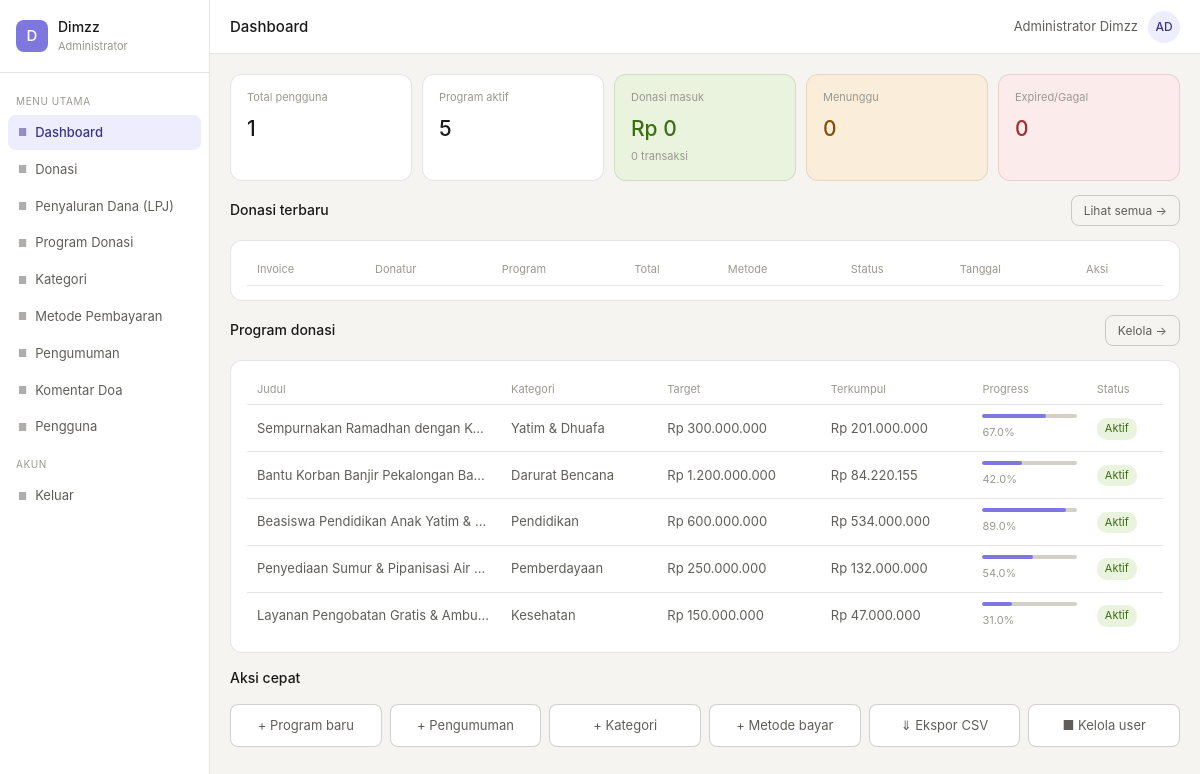
/admin.php (signed in), run on the app's committed database.
### tables this page shows
CREATE TABLE IF NOT EXISTS `users` (
  `id` INT AUTO_INCREMENT PRIMARY KEY,
  `full_name` VARCHAR(150) NOT NULL,
  `email` VARCHAR(150) NOT NULL UNIQUE,
  `phone` VARCHAR(30) NOT NULL UNIQUE,
  `password` VARCHAR(255) NOT NULL,
  `role` ENUM('admin', 'user') DEFAULT 'user',
  `created_at` TIMESTAMP DEFAULT CURRENT_TIMESTAMP
);

CREATE TABLE IF NOT EXISTS `program_donasi` (
  `id` INT AUTO_INCREMENT PRIMARY KEY,
  `kategori_id` INT DEFAULT NULL,
  `judul_program` VARCHAR(255) NOT NULL,
  `judul_banner` VARCHAR(150) DEFAULT NULL,
  `deskripsi_singkat` TEXT DEFAULT NULL,
  `deskripsi` LONGTEXT DEFAULT NULL,
  `gambar_banner` VARCHAR(255) DEFAULT NULL,
  `gambar_thumbnail` VARCHAR(255) DEFAULT NULL,
  `target_donasi` DECIMAL(15,2) DEFAULT 0.00,
  `donasi_terkumpul` DECIMAL(15,2) DEFAULT 0.00,
  `jumlah_donatur` INT DEFAULT 0,
  `sisa_hari` INT DEFAULT 30,
  `progress_percent` INT DEFAULT 0,
  `is_featured` TINYINT(1) DEFAULT 0,
  `urutan` INT DEFAULT 0,
  `status` ENUM('aktif', 'selesai', 'draft') DEFAULT 'aktif',
  `created_at` TIMESTAMP DEFAULT CURRENT_TIMESTAMP,
  FOREIGN KEY (`kategori_id`) REFERENCES `kategori_donasi`(`id`) ON DELETE SET NULL
);

CREATE TABLE IF NOT EXISTS `kategori_donasi` (
  `id` INT AUTO_INCREMENT PRIMARY KEY,
  `nama_kategori` VARCHAR(100) NOT NULL,
  `slug` VARCHAR(100) NOT NULL UNIQUE,
  `icon_svg` TEXT DEFAULT NULL,
  `warna_badge` VARCHAR(30) DEFAULT '#20b2aa',
  `halaman_url` VARCHAR(150) DEFAULT NULL,
  `urutan` INT DEFAULT 0,
  `is_active` TINYINT(1) DEFAULT 1
);

### admin.php (the view, shortened to what this page needs)
<?php
include 'koneksi.php';
$stmt = mysqli_prepare($conn, "SELECT role, full_name FROM users WHERE id=? LIMIT 1");
mysqli_stmt_bind_param($stmt, "i", $_SESSION['user_id']);
mysqli_stmt_execute($stmt);
$me = mysqli_fetch_assoc(mysqli_stmt_get_result($stmt));
$page = $_GET['page'] ?? 'dashboard';
function rp($n)
{
    return 'Rp ' . number_format((float) $n, 0, ',', '.');
}
function qval($conn, $sql)
{
    return mysqli_fetch_row(mysqli_query($conn, $sql))[0] ?? 0;
}
function esc($s)
{
    return htmlspecialchars((string) $s, ENT_QUOTES);
}
function pill($label, $cls)
{
    return "<span class=\"pill pill-$cls\">$label</span>";
}
function statusProgram($s)
{
    return match ($s) {
        'aktif' => pill('Aktif', 'green'),
        'selesai' => pill('Selesai', 'gray'),
        'draft' => pill('Draft', 'amber'),
        default => pill(esc($s), 'gray'),
    };
}
mysqli_query($conn, "CREATE TABLE IF NOT EXISTS `penyaluran_dana` (
  `id` INT AUTO_INCREMENT PRIMARY KEY,
  `program_id` INT NOT NULL,
  `campaign_name` VARCHAR(255) NOT NULL,
  `nominal_disalurkan` DECIMAL(15,2) NOT NULL,
  `tanggal_penyaluran` DATE NOT NULL,
  `lokasi_penerima` VARCHAR(255) NOT NULL,
  `jumlah_penerima` VARCHAR(100) DEFAULT NULL,
  `deskripsi` TEXT NOT NULL,
  `foto_bukti` VARCHAR(255) DEFAULT 'bantuan.png',
  `created_at` TIMESTAMP DEFAULT CURRENT_TIMESTAMP
) ENGINE=InnoDB DEFAULT CHARSET=utf8mb4");
if ($page === 'dashboard') {
    $s_users = qval($conn, "SELECT COUNT(*) FROM users");
    $s_program = qval($conn, "SELECT COUNT(*) FROM program_donasi WHERE status='aktif'");
    $s_total = qval($conn, "SELECT COALESCE(SUM(total_amount),0) FROM donations WHERE payment_status='paid'");
    $s_pending = qval($conn, "SELECT COUNT(*) FROM donations WHERE payment_status='pending'");
    $s_expired = qval($conn, "SELECT COUNT(*) FROM donations WHERE payment_status IN('expired','failed')");
    $s_paid = qval($conn, "SELECT COUNT(*) FROM donations WHERE payment_status='paid'");
    $p_recent = mysqli_query(
        $conn,
        "SELECT p.id, p.judul_program, p.target_donasi, p.donasi_terkumpul,
                p.progress_percent, p.status, k.nama_kategori
         FROM program_donasi p
         LEFT JOIN kategori_donasi k ON k.id = p.kategori_id
         ORDER BY p.created_at DESC LIMIT 5"
    );
}
?>
<!DOCTYPE html>
<html lang="id">
<head>
</head>
<body>
    <div class="layout">
        <aside class="sidebar">
            <div class="sb-brand">
                <div class="sb-logo">D</div>
                <div>
                    <div class="sb-name">Dimzz</div>
                    <div class="sb-role">Administrator</div>
                </div>
            </div>
            <nav class="sb-nav">
                <span class="nav-label">Menu Utama</span>
                <?php
                $nav = [
                    'dashboard' => 'Dashboard',
                    'donasi' => 'Donasi',
                    'penyaluran' => 'Penyaluran Dana (LPJ)',
                    'program' => 'Program Donasi',
                    'kategori' => 'Kategori',
                    'payment' => 'Metode Pembayaran',
                    'pengumuman' => 'Pengumuman',
                    'doa' => 'Komentar Doa',
                    'users' => 'Pengguna',
                ];
                foreach ($nav as $key => $label):
                    $cls = $page === $key ? 'nav-item active' : 'nav-item';
                    ?>
                    <a href="?page=<?= $key ?>" class="<?= $cls ?>">
                        <span class="nav-dot">&#9632;</span> <?= $label ?>
                    </a>
                <?php endforeach; ?>
                <span class="nav-label">Akun</span>
                <a href="?logout=1" class="nav-item nav-out"><span class="nav-dot">&#9632;</span> Keluar</a>
            </nav>
        </aside>
        <div class="main">
            <header class="topbar">
                <h1 class="topbar-title"><?= match ($page) {
                    'dashboard' => 'Dashboard',
                    'donasi' => 'Manajemen Donasi',
                    'program' => 'Program Donasi',
                    'kategori' => 'Kategori Donasi',
                    'payment' => 'Metode Pembayaran',
                    'pengumuman' => 'Pengumuman',
                    'doa' => 'Komentar Doa',
                    'users' => 'Manajemen Pengguna',
                    default => 'Admin',
                } ?></h1>
                <div class="topbar-right">
                    <span class="topbar-admin"><?= esc($me['full_name']) ?></span>
                    <div class="avatar"><?= strtoupper(substr($me['full_name'], 0, 2)) ?></div>
                </div>
            </header>
            <div class="content">
                <?php
                if ($page === 'dashboard'): ?>
                    <div class="stats">
                        <div class="stat">
                            <div class="stat-label">Total pengguna</div>
                            <div class="stat-val"><?= number_format($s_users) ?></div>
                        </div>
                        <div class="stat">
                            <div class="stat-label">Program aktif</div>
                            <div class="stat-val"><?= number_format($s_program) ?></div>
                        </div>
                        <div class="stat stat-green">
                            <div class="stat-label">Donasi masuk</div>
                            <div class="stat-val"><?= rp($s_total) ?></div>
                            <div class="stat-sub"><?= number_format($s_paid) ?> transaksi</div>
                        </div>
                        <div class="stat stat-amber">
                            <div class="stat-label">Menunggu</div>
                            <div class="stat-val"><?= number_format($s_pending) ?></div>
                        </div>
                        <div class="stat stat-red">
                            <div class="stat-label">Expired/Gagal</div>
                            <div class="stat-val"><?= number_format($s_expired) ?></div>
                        </div>
                    </div>
                    <div class="section-hd">
                        <h2>Donasi terbaru</h2><a href="?page=donasi" class="btn-sm">Lihat semua →</a>
                    </div>
                    <div class="card">
                        <div class="table-wrap">
                            <table class="data-table">
                                <thead>
                                    <tr>
                                        <th>Invoice</th>
                                        <th>Donatur</th>
                                        <th>Program</th>
                                        <th>Total</th>
                                        <th>Metode</th>
                                        <th>Status</th>
                                        <th>Tanggal</th>
                                        <th>Aksi</th>
                                    </tr>
                                </thead>
                            </table>
                        </div>
                    </div>
                    <div class="section-hd">
                        <h2>Program donasi</h2><a href="?page=program" class="btn-sm">Kelola →</a>
                    </div>
                    <div class="card">
                        <div class="table-wrap">
                            <table class="data-table">
                                <thead>
                                    <tr>
                                        <th>Judul</th>
                                        <th>Kategori</th>
                                        <th>Target</th>
                                        <th>Terkumpul</th>
                                        <th>Progress</th>
                                        <th>Status</th>
                                    </tr>
                                </thead>
                                <tbody>
                                    <?php while ($p = mysqli_fetch_assoc($p_recent)):
                                        $pct = min(100, (float) ($p['progress_percent'] ?? 0)); ?>
                                        <tr>
                                            <td><?= esc(mb_strimwidth($p['judul_program'], 0, 35, '…')) ?></td>
                                            <td><?= esc($p['nama_kategori'] ?? '-') ?></td>
                                            <td style="white-space:nowrap"><?= rp($p['target_donasi']) ?></td>
                                            <td style="white-space:nowrap"><?= rp($p['donasi_terkumpul'] ?? 0) ?></td>
                                            <td>
                                                <div class="progress-bar">
                                                    <div class="progress-fill" style="width:<?= $pct ?>%"></div>
                                                </div>
                                                <span
                                                    style="font-size:11px;color:var(--txt3)"><?= number_format($pct, 1) ?>%</span>
                                            </td>
                                            <td><?= statusProgram($p['status']) ?></td>
                                        </tr>
                                    <?php endwhile; ?>
                                </tbody>
                            </table>
                        </div>
                    </div>
                    <div class="section-hd">
                        <h2>Aksi cepat</h2>
                    </div>
                    <div class="quick-grid">
                        <a href="?page=program&new=1" class="quick-btn">+ Program baru</a>
                        <a href="?page=pengumuman&new=1" class="quick-btn">+ Pengumuman</a>
                        <a href="?page=kategori&new=1" class="quick-btn">+ Kategori</a>
                        <a href="?page=payment&new=1" class="quick-btn">+ Metode bayar</a>
                        <a href="?page=donasi&export=csv" class="quick-btn">&#8659; Ekspor CSV</a>
                        <a href="?page=users" class="quick-btn">&#9632; Kelola user</a>
                    </div>
                <?php
                endif; ?>
            </div>
        </div>
    </div>
</body>
</html>

### data on the page
users: full_name "Administrator Dimzz", full_name "AD"
program_donasi: judul_program "Sempurnakan Ramadhan dengan K…", kategori.nama_kategori "Yatim & Dhuafa", target_donasi "Rp 300.000.000", donasi_terkumpul "Rp 201.000.000", progress_percent "67.0"
program_donasi: judul_program "Bantu Korban Banjir Pekalongan Ban…", kategori.nama_kategori "Darurat Bencana", target_donasi "Rp 1.200.000.000", donasi_terkumpul "Rp 84.220.155", progress_percent "42.0"
program_donasi: judul_program "Beasiswa Pendidikan Anak Yatim &…", kategori.nama_kategori "Pendidikan", target_donasi "Rp 600.000.000", donasi_terkumpul "Rp 534.000.000", progress_percent "89.0"
program_donasi: judul_program "Penyediaan Sumur & Pipanisasi Air …", kategori.nama_kategori "Pemberdayaan", target_donasi "Rp 250.000.000", donasi_terkumpul "Rp 132.000.000", progress_percent "54.0"
program_donasi: judul_program "Layanan Pengobatan Gratis & Ambu…", kategori.nama_kategori "Kesehatan", target_donasi "Rp 150.000.000", donasi_terkumpul "Rp 47.000.000", progress_percent "31.0"

### other printed values
$label "Dashboard"
$label "Donasi"
$label "Penyaluran Dana (LPJ)"
$label "Program Donasi"
$label "Kategori"
$label "Metode Pembayaran"
$label "Pengumuman"
$label "Komentar Doa"
$label "Pengguna"
$s_users "1"
$s_program "5"
rp($s_total) "Rp 0"
$s_paid "0"
$s_pending "0"
$s_expired "0"
